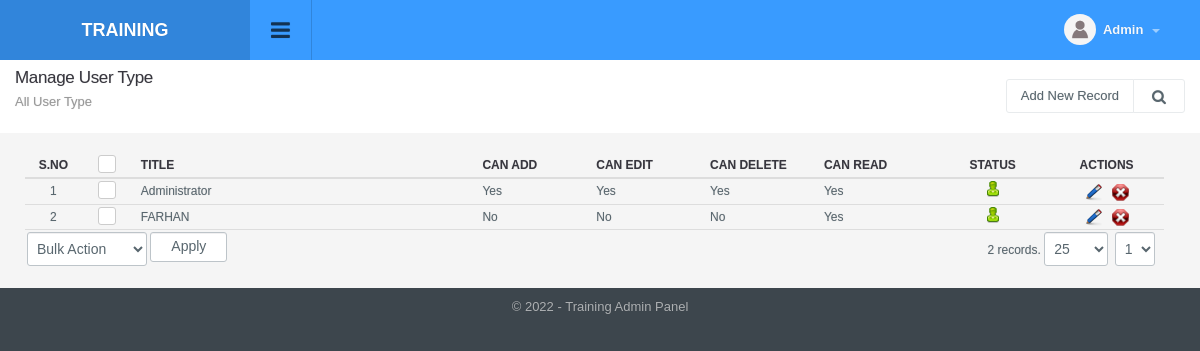
Page /admin_type_manage.php (signed in) on the committed database.
### tables this page shows
CREATE TABLE `config_variable` (
  `id` int(11) NOT NULL,
  `config_type_id` int(11) NOT NULL,
  `title` varchar(512) NOT NULL,
  `notes` varchar(512) NOT NULL,
  `type` varchar(200) NOT NULL,
  `default_values` text NOT NULL,
  `key` varchar(200) NOT NULL,
  `value` text NOT NULL,
  `sortorder` int(11) NOT NULL
);

CREATE TABLE `admin_type` (
  `id` int(11) NOT NULL,
  `title` varchar(200) NOT NULL,
  `can_add` int(1) NOT NULL DEFAULT '0',
  `can_edit` int(1) NOT NULL DEFAULT '0',
  `can_delete` int(1) NOT NULL DEFAULT '0',
  `can_read` int(1) NOT NULL DEFAULT '0',
  `status` int(1) NOT NULL DEFAULT '1',
  `ts` timestamp NULL DEFAULT CURRENT_TIMESTAMP ON UPDATE CURRENT_TIMESTAMP
);

### include/utility.php (called while the page is built, shortened)
<?php
function get_config($var){
	global $dblink;
	$sql="select value from config_variable where `key`='".slash($var)."'";
	$resConfig=doquery($sql,$dblink);
	if(numrows($resConfig)>0){
		while($rowConfig=dofetch($resConfig))
			return unslash($rowConfig["value"]);
	}
}
$site_title=get_config("site_title");
function slash($str){
	if(!is_array($str))
		return utf8_encode(addslashes($str));
	else{
		for($i=0; $i<count($str); $i++)
			$str[$i]=slash($str[$i]);
		return $str;
	}
}
function unslash($str){
	return stripslashes(utf8_decode($str));
	}
function getAdminType($value){
	if( $value == 1 ) {
		return "Yes";
	}
	else {
		return "No";
	}
}

### include/db.php (called while the page is built, shortened)
<?php
function doquery($qr,$lnk){
	@$res=mysqli_query($lnk,$qr) or die($qr." - ".mysqli_error($lnk));
	return $res;
}
function dofetch($rs){
	@$rec=mysqli_fetch_array($rs);
	return $rec;
}
function numrows($rs){
	return mysqli_num_rows($rs);
}

### modules/admin_type/list.php (the view, shortened to what this page needs)
<?php
$extra='';
?>
<div class="page-header">
	<h1 class="title">Manage User Type</h1>
  	<ol class="breadcrumb">
    	<li class="active">All User Type</li>
  	</ol>
  	<div class="right">
    	<div class="btn-group" role="group" aria-label="...">
        	<a href="admin_type_manage.php?tab=add" class="btn btn-light editproject">Add New Record</a> <a id="topstats" class="btn btn-light" href="#"><i class="fa fa-search"></i></a>
        </div>
  	</div>
</div>
<div class="panel-body table-responsive">
	<table class="table table-hover list">
    	<thead>
            <tr>
                <th width="5%" class="text-center">S.No</th>
                <th width="5%" class="text-center">
                    <div class="checkbox checkbox-primary">
                    <label for="select_all"></label></div>
                </th>
                <th width="30%">Title</th>
                <th width="10%">Can Add</th>
                <th width="10%">Can Edit</th>
                <th width="10%">Can Delete</th>
                <th width="10%">Can Read</th>
                <th width="10%" class="text-center">Status</th>
                <th width="10%" class="text-center">Actions</th>
            </tr>
    	</thead>
    	<tbody>
			<?php
			$sql="select * from admin_type where 1 $extra";
			$rs=show_page($rows, $pageNum, $sql);
			if(numrows($rs)>0){
				$sn=1;
				while($r=dofetch($rs)){
					?>
					<tr>
						<td class="text-center"><?php echo $sn;?></td>
						<td class="text-center">
							<div class="checkbox margin-t-0 checkbox-primary">
                            <label for="<?php echo "rec_".$sn?>"></label></div>
						</td>
						<td><?php echo unslash($r["title"]); ?></td>
						<td><?php echo getAdminType(unslash($r["can_add"])); ?></td>
						<td><?php echo getAdminType(unslash($r["can_edit"])); ?></td>
						<td><?php echo getAdminType(unslash($r["can_delete"])); ?></td>
						<td><?php echo getAdminType(unslash($r["can_read"])); ?></td>
                        <td class="text-center"><a href="admin_type_manage.php?id=<?php echo $r['id'];?>&tab=status&s=<?php echo ($r["status"]==0)?1:0;?>">
                            <?php
                            if($r["status"]==0){
                                ?>
                                <img src="images/offstatus.png" alt="Off" title="Set Status On">
                                <?php
                            }
                            else{
                                ?>
                                <img src="images/onstatus.png" alt="On" title="Set Status Off">
                                <?php
                            }
                            ?>
                        </a></td>
                        <td class="text-center">
                            <a href="admin_type_manage.php?tab=edit&id=<?php echo $r['id'];?>"><img title="Edit Record" alt="Edit" src="images/edit.png"></a>&nbsp;&nbsp;
                            <a onclick="return confirm('Are you sure you want to delete')" href="admin_type_manage.php?id=<?php echo $r['id'];?>&amp;tab=delete"><img title="Delete Record" alt="Delete" src="images/delete.png"></a>
                        </td>
                    </tr>
                    <?php
                    $sn++;
                }
                ?>
                <tr>
                    <td colspan="6" class="actions">
                        <select name="bulk_action" id="bulk_action" title="Choose Action">
                            <option value="null">Bulk Action</option>
                        </select>
                        <input type="button" name="apply" value="Apply" id="apply_bulk_action" class="btn btn-light" title="Apply Action"  />
                    </td>
                    <td colspan="3" class="paging" title="Paging" align="right"><?php echo pages_list($rows, "admin_type", $sql, $pageNum)?></td>
                </tr>
                <?php
            }
            else{
                ?>
                <tr>
                    <td colspan="9"  class="no-record">No Result Found</td>
                </tr>
                <?php
            }
            ?>
    	</tbody>
  	</table>
</div>

### include/header.php (shortened to what this page needs)
<!DOCTYPE html PUBLIC "-//W3C//DTD XHTML 1.0 Transitional//EN" "http://www.w3.org/TR/xhtml1/DTD/xhtml1-transitional.dtd">
<html xmlns="http://www.w3.org/1999/xhtml">
<head>
<link type="text/css" rel="stylesheet" href="css/font-awesome.min.css" />
<link type="text/css" rel="stylesheet" href="css/font-awesome.css" />
<link type="text/css" rel="stylesheet"  href="css/bootstrap.css" />
<link rel="stylesheet" href="css/bootstrap-datetimepicker.min.css" />
<link type="text/css" rel="stylesheet"  href="css/awesome-bootstrap-checkbox.css" />
<link href="css/general.css" type="text/css" rel="stylesheet" />
<link type="text/css" rel="stylesheet"  href="css/style.css" />
<link rel="stylesheet" href="//code.jquery.com/ui/1.12.1/themes/base/jquery-ui.css">
</head>
<body>
	<div id="wrapper" class="round_corners">
    	<div id="top" class="clearfix">
            <div class="applogo">
			<a href="index.php" class="logo"><?php $admin_logo=get_config("admin_logo"); if(empty($admin_logo)) echo $site_title; else { ?><img src="<?php echo $file_upload_root;?>config/<?php echo $admin_logo?>" width="50" style="margin-right:5px" /><?php echo $site_title; }?></a>
            </div>
            <a class="sidebar-open-button" href="#"><i class="fa fa-bars"></i></a>
            <ul class="top-right">
            	<li class="dropdown link">
                	<a class="dropdown-toggle profilebox" data-toggle="dropdown" href="#">
                    	<img alt="img" src="images/profileimg-default.png">
                        <b><?php echo ucfirst((isset($_SESSION["logged_in_admin"]) && $_SESSION["logged_in_admin"]!="")?$_SESSION["logged_in_admin"]["name"]:"Guest");?></b>
                        <span class="caret"></span>
                    </a>
                </li>
           </ul>
        </div>
		<div class="content" style="margin-left:0">

### include/footer.php (shortened to what this page needs)
<div id="footer" class="bottom_round_corners">
	<div id="footer_content">
    	<address>&copy; <?php echo date("Y");?> - <?php echo $site_title; ?> Admin Panel</address>
    </div>
</div>
<link href="js/fancybox/jquery.fancybox.min.css" rel="stylesheet" type="text/css" />
<link href="js/chosen/chosen.css" rel="stylesheet" type="text/css" />
<link rel="stylesheet" type="text/css" href="css/angularjs-datetime-picker.css" />
</body>
</html>

### rows in the picture
config_variable: value "TRAINING", value "Training"
admin_type: title "Administrator", can_add "Yes", can_edit "Yes", can_delete "Yes", can_read "Yes", status 1 (drawn)
admin_type: title "FARHAN", can_add "No", can_edit "No", can_delete "No", can_read "Yes", status 1 (drawn)

### other values in the picture
pages_list($rows, "admin_type", $sql, $pageNum) "2 records."
form field page "1"
